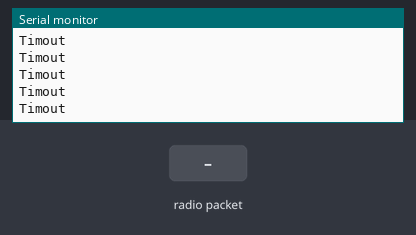
A sketch run on a simulated Arduino Uno, built with avr-gcc and run on an emulated ATmega328P. Parts: the last lines printed to the serial monitor. Inputs (shaded band) come from the test bench. No radio packets arrive unless stated.

Above: at 2.2 s.
2.3 s: radio packet "1" arrives
At 2.55 s:
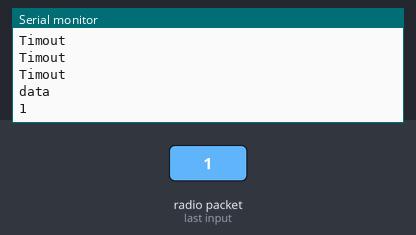
3.8 s: radio packet "0" arrives
At 4.11 s:
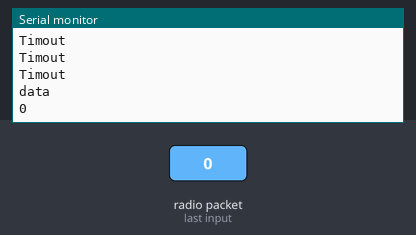
5.3 s: radio packet "2" arrives
At 5.67 s:
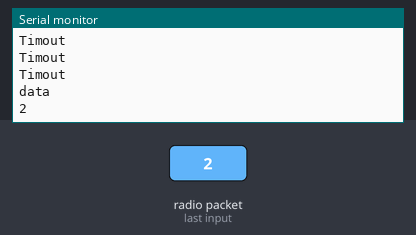

Measured:
- after the input at 2.3 s, the serial monitor: prints a new line after 0.06 s (image 1)
- after the input at 3.8 s, the serial monitor: prints a new line after 0.12 s (image 2)
- after the input at 5.3 s, the serial monitor: prints a new line after 0.18 s (image 3)

The sketch:

xd_test.ino
```cpp
#include <VirtualWire.h>
void setup()
{
  delay(1000);
   Serial.begin(115200);
    vw_set_ptt_inverted(true);  // Required by the RF module

    vw_set_tx_pin(9);         // Arduino pin to connect the TRANSMITTer data pin
    vw_set_rx_pin(10);         // Arduino pin to connect the receiver data pin
   vw_set_ptt_pin(11);
    vw_setup(2000);            // bps connection speed
    vw_rx_start();
}

   const char *msg = "HELLO WORLD";

void loop()
{
   //Message to send:
   vw_send((uint8_t *)msg, strlen(msg));
   vw_wait_tx();        // We wait to finish sending the message


   //delay(100);
   uint8_t buf[VW_MAX_MESSAGE_LEN];
   uint8_t buflen = VW_MAX_MESSAGE_LEN;
//   if (vw_wait_rx_max(2000)){
     if (vw_get_message(buf, &buflen))      // We check if we have received data
     {
      Serial.println("data");
      int i;
      // Message with proper check
      for (i = 0; i < buflen; i++)
      {
        Serial.write(buf[i]);  // The received data is stored in the buffer
                              // and sent through the serial port to the computer
      }
      Serial.println();
  //  }
  }else {
    //if (vw_tx_active())  Serial.println("active");

    Serial.println("Timout ");
  }
     delay(200);         // We wait to send the message again
}
```
